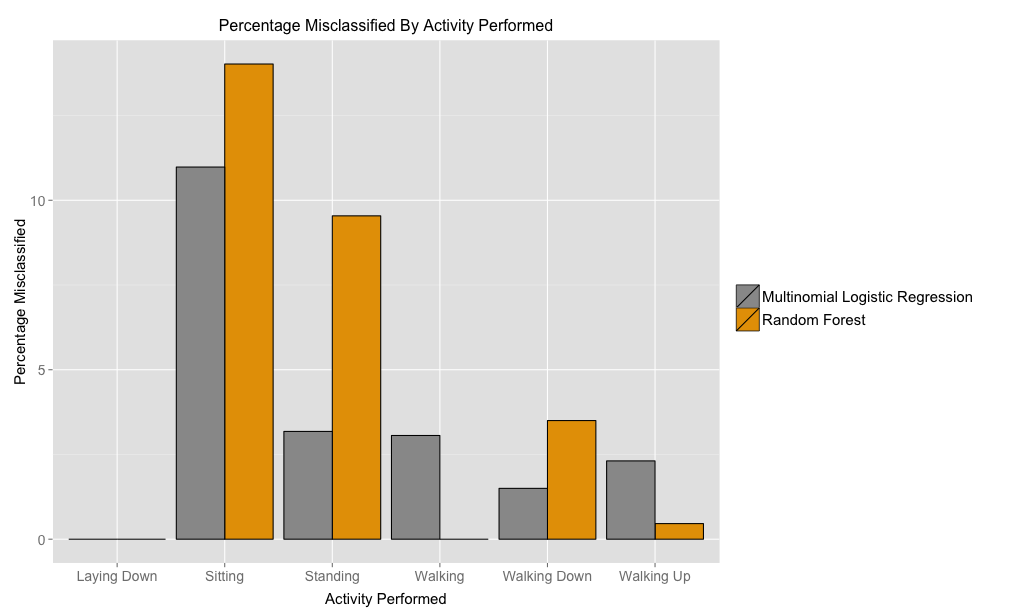

The R source for this figure:
load("../../data/processed/test.rda")
test$activity <- as.factor(test$activity)
table(test$activity)

laying  sitting standing     walk walkdown   walkup 
293      264      283      229      200      216 

# MLR

[1] "1432/1485"
[1] "96.43%"
prediction
actual     laying sitting standing walk walkdown walkup
laying      293       0        0    0        0      0
sitting       0     235       29    0        0      0
standing      0       9      274    0        0      0
walk          0       0        0  222        0      7
walkdown      0       0        0    0      197      3
walkup        0       0        0    1        4    211

mlr <- round(c(0,29/264,9/283,7/229,3/200,5/216) * 100,2)

# Random Forest 

[1] "1413/1485"
[1] "95.15%"
prediction
actual     laying sitting standing walk walkdown walkup
laying      293       0        0    0        0      0
sitting       0     227       37    0        0      0
standing      0      27      256    0        0      0
walk          0       0        0  229        0      0
walkdown      0       0        0    3      193      4
walkup        0       0        0    1        0    215

rf <- round(c(0,37/264,27/283,0,7/200,1/216) * 100,2)

df <- data.frame(models = factor(c(rep("Random Forest",6),rep("Multinomial Logistic Regression",6))),
                 activities = factor(rep(c("Laying Down","Sitting","Standing","Walking","Walking Down","Walking Up"),2)),
                 levels = c("Laying Down","Sitting","Standing","Walking","Walking Down","Walking Up"),
                 percents = c(rf,mlr)
                 )

ggplot(data=df, aes(x=activities, y=percents, fill=models)) + geom_bar(stat="identity", position=position_dodge(), colour="black") + scale_fill_manual(values=c("#999999", "#E69F00"),name="")+labs(title="Percentage Misclassified By Activity Performed", x="Activity Performed", y="Percentage Misclassified")+theme(legend.text = element_text(size=15),plot.title=element_text(size=16, vjust=1),axis.text.x=element_text(size=14),axis.text.y=element_text(size=14),axis.title.x=element_text(size=15, vjust=-.3),axis.title.y=element_text(size=15))
